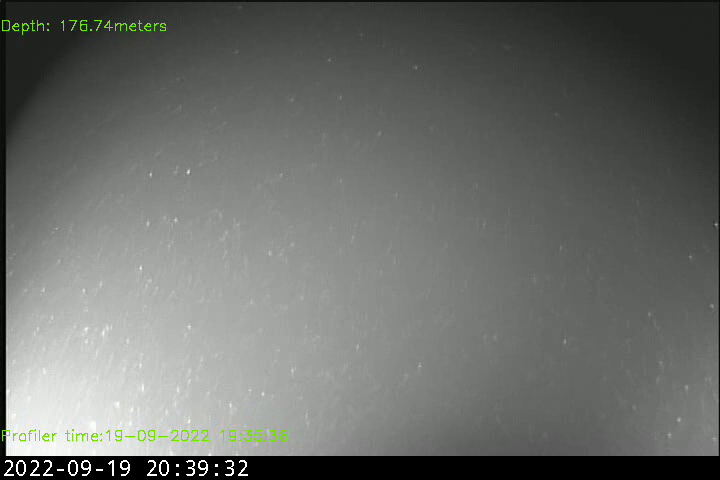
#> input picture frame 46 of video_files/pez1.mp4, 720 x 480 px
$ python conteo.py
#> lines starting #> are read from the running program, lines starting #| are printed output that depends on the picture; after the words box and inside, x2 and y2 are one past the last pixel; in counts of white or black regions, pixels touching at a corner belong together
import cv2
import numpy as np

cap = cv2.VideoCapture('video_files\pez1.mp4')

fgbg = cv2.bgsegm.createBackgroundSubtractorMOG()
kernel = cv2.getStructuringElement(cv2.MORPH_ELLIPSE,(3,3))

# Lista de objetos de seguimiento
trackers = []

while True:

    ret, frame = cap.read()
#> frame is the input picture: shape (480, 720, 3); mean B, G, R 105, 108.5, 106.3
    if ret == False: break

    gray = cv2.cvtColor(frame, cv2.COLOR_BGR2GRAY)

    # Dibujamos un rectángulo en frame, para señalar el estado
    # del área en análisis (movimiento detectado o no detectado)
    cv2.rectangle(frame,(0,0),(frame.shape[1],40),(0,0,0),-1)
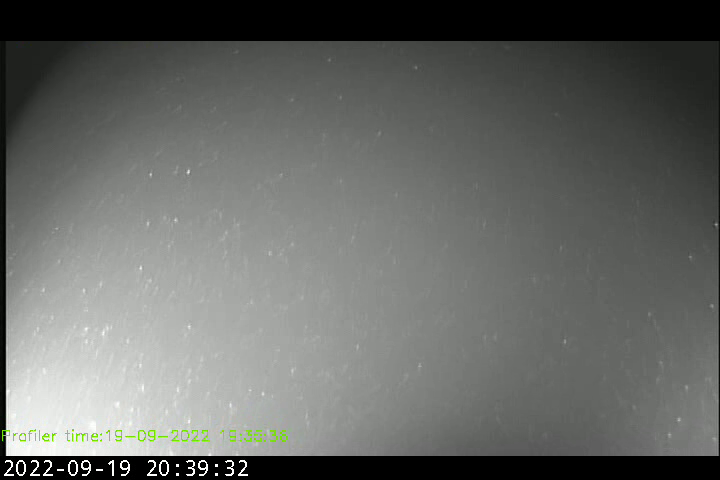
#> frame: shape (480, 720, 3); 8.54% of pixels changed, all inside (x1, y1, x2, y2) = (0, 0, 720, 41)
    color = (0, 255, 0)
    texto_estado = "Estado: No se ha detectado movimiento"

    # Especificamos los puntos extremos del área a analizar
    area_pts = np.array([[0,40], [720,40], [720,450], [450,720]])

    # Con ayuda de una imagen auxiliar, determinamos el área
    # sobre la cual actuará el detector de movimiento
    imAux = np.zeros(shape=(frame.shape[:2]), dtype=np.uint8)
    imAux = cv2.drawContours(imAux, [area_pts], -1, (255), -1)
    image_area = cv2.bitwise_and(gray, gray, mask=imAux)
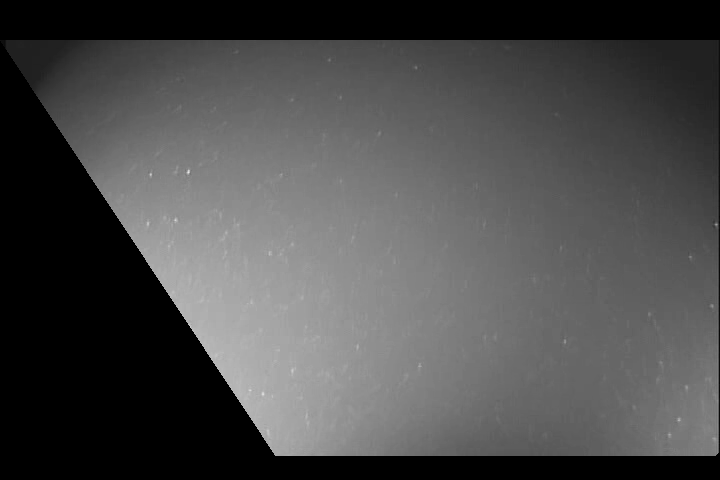
#> image_area: shape (480, 720); min 0, max 233, mean 75

    # Obtendremos la imagen binaria donde la región en blanco representa
    # la existencia de movimiento
    fgmask = fgbg.apply(image_area)
#> fgmask: shape (480, 720); every value is 0
    fgmask = cv2.morphologyEx(fgmask, cv2.MORPH_OPEN, kernel)
    fgmask = cv2.dilate(fgmask, None, iterations=2)

    # Lista de objetos detectados
    objects = []

    # Encontramos los cotnornos presentes en fgmask, para luego basándonos
    # en su área poder determinar si existe movimiento
    cnts = cv2.findContours(fgmask, cv2.RETR_EXTERNAL, cv2.CHAIN_APPROX_SIMPLE)[0]
#> cnts = []
    for cnt in cnts:
        if cv2.contourArea(cnt) > 500:
            x, y, w, h = cv2.boundingRect(cnt)
            objects.append((x,y,x+w,y+h))
#> this loop made 0 passes
#> after the loop, objects = []

    # Crear un tracker para cada objeto nuevo
    for obj in objects:
        tracker = cv2.TrackerCSRT_create()
        tracker.init(frame, (obj[0], obj[1], obj[2]-obj[0], obj[3]-obj[1]))
        trackers.append(tracker)
#> after the loop, trackers = []

    # Mostrar el número de objetos detectados en cada cuadro de video
    texto_num_obj = f"Número de objetos: {len(trackers)}"
#> texto_num_obj = 'Número de objetos: 0'
    cv2.putText(frame, texto_estado, (10, 25), cv2.FONT_HERSHEY_SIMPLEX, 0.8, color, 2)
    cv2.putText(frame, texto_num_obj, (10, 60), cv2.FONT_HERSHEY_SIMPLEX, 0.8, color, 2)
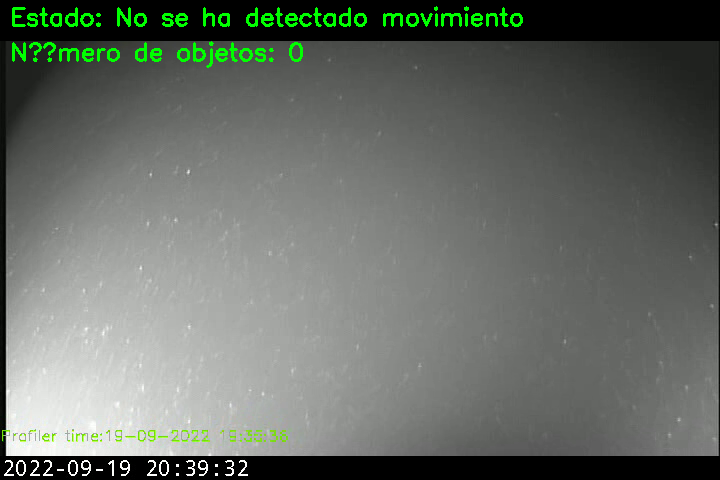
#> frame: shape (480, 720, 3); mean B, G, R 100.8, 107.6, 101.9

    # Mostrar el cuadro actual
    cv2.imshow('frame', frame)

    # Salir con ESC
    k = cv2.waitKey(30) & 0xff
#> (key Esc is pressed here)
    if k == 27:
        break

cap.release()
cv2.destroyAllWindows()

$ run again, starting later in the video
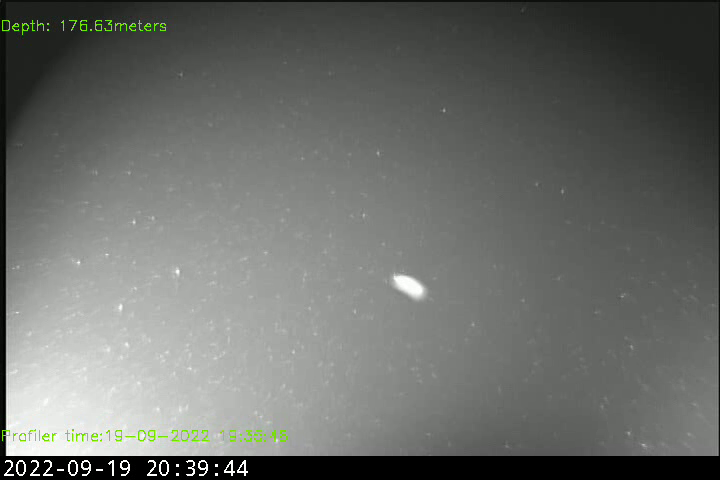
#> input picture frame 374 of video_files/pez1.mp4, 720 x 480 px
#> frame is the input picture: shape (480, 720, 3); mean B, G, R 105.4, 108.9, 106.7
#> `cv2.rectangle(frame,(0,0),(frame.shape[1],40),(0,0,0),-1)`:
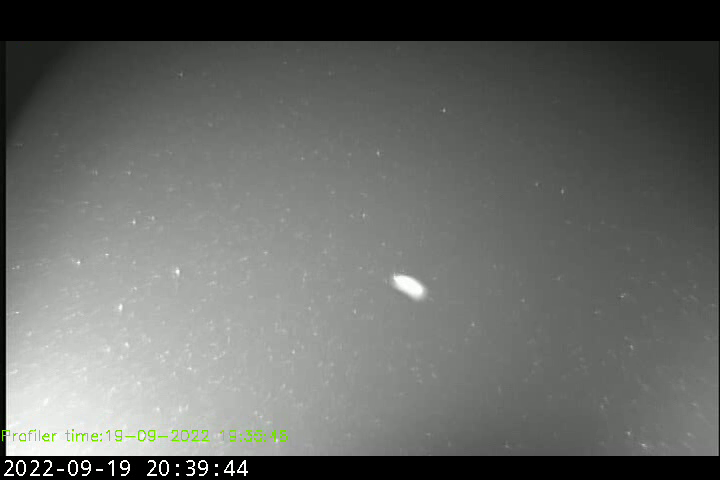
#> frame: shape (480, 720, 3); 8.54% of pixels changed, all inside (x1, y1, x2, y2) = (0, 0, 720, 41)
#> fgmask: shape (480, 720); every value is 0
#> cnts = []
#> texto_num_obj = 'Número de objetos: 0'
#> `cv2.putText(frame, texto_num_obj, (10, 60), cv2.FONT_HERSHEY_SIMPLEX, ..`:
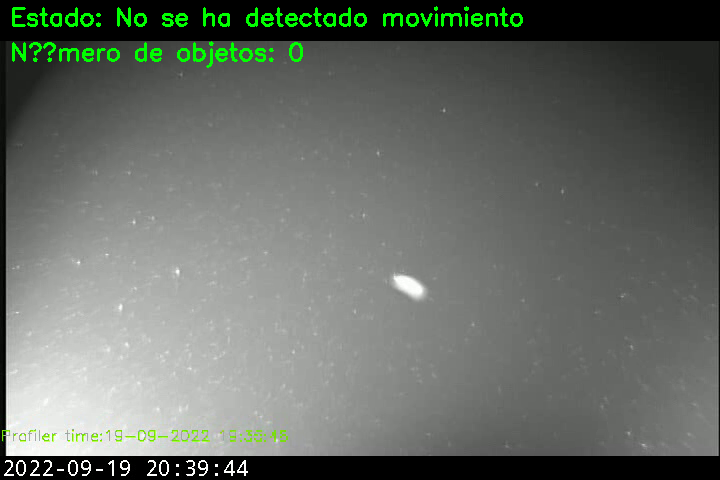
#> frame: shape (480, 720, 3); mean B, G, R 101.2, 108, 102.3
